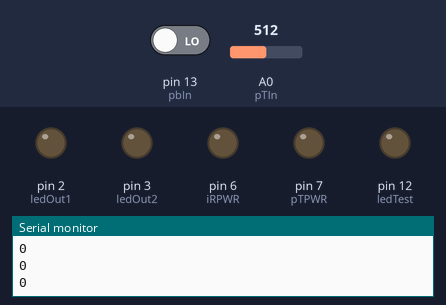
Bench run of a sketch on a simulated Arduino Nano, built with avr-gcc and run on an emulated ATmega328P. Shown: output pins drawn as LEDs (lit = HIGH), the last lines printed to the serial monitor. The inputs (shaded band) are chosen by the test bench; at power-on: A0 (pTIn) = 512, pin 13 (pbIn) LOW. Sleep ends after the set time or at an interrupt.

Above: at 1.2 s.
1.3 s: A0 (pTIn) set to 716
At 2.1 s:
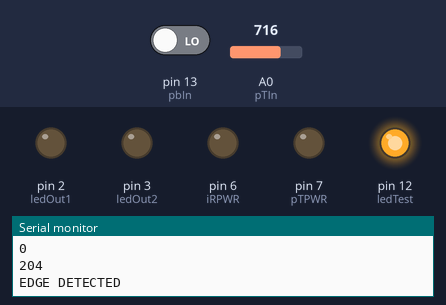
3.8 s: pin 13 (pbIn) driven HIGH
At 5.1 s:
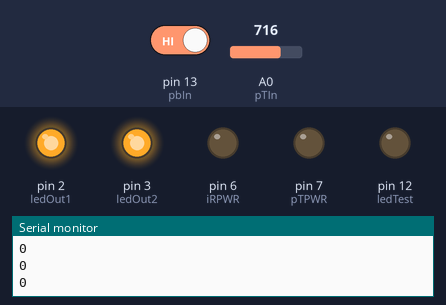
5.4 s: pin 13 (pbIn) driven LOW
At 6.8 s:
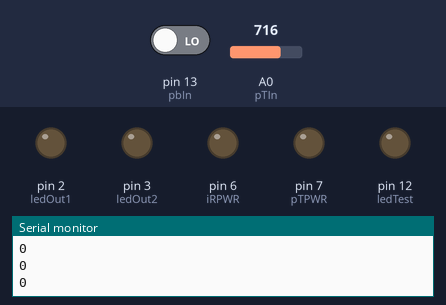
Timing chart, 0 to 8.4 s (numbered marks = the images above; inputs shaded):
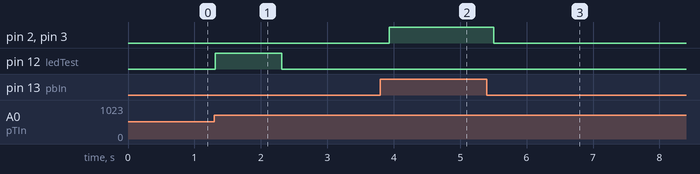

The sketch:

dreamer.ino
```cpp
/*

Lucid Dreamer for Arduino Nano

2015/07/06

This program contains the code for a lucid dream inducer when the correct
equipment is connected to the Arduino Nano (or possibly other Arduino boards).

This program reads the input of phototransitor and detects any significant
change. Such changes (edges) are classified as a rapid eye movement, which
this program will track. If the number of movements reachers a certain threshold,
it is determined that the user is in REM sleep, so two LEDs (one per eye) will
be flashed at repeated intervals for a number of times.

The Arduino contains a reset button to restart the program. A pushbutton is
connected to test the eye LED functionality, as I found occasionally that the
LEDs had issues lighting up.

Originally, a test mode was implemented so that the user can verify eye movement
detections, but such a mode is deprecated with the Arduino. An output pin can be
used for test regardless of whether an LED is connected or not. "Enabling" test
mode then simply becomes connecting an LED to the designed test mode pin.

*/

/*
To save power, a timer is implemented in this solution. The timer is set up for 0.26 s.
I found that keeping everything on overnight at the Arduino clock frequency of 16 Hz
drained two 3.3V batteries way too quickly.

According to:
http://www.brown.edu/Departments/Engineering/Courses/122JDD/Lcturs/sacc05.html
Saccades happen at about 3 Hz, so arranging the timer to make ~4 Hz measurements seems
like a good idea.

For more detail on the timer, see:
http://donalmorrissey.blogspot.hk/2011/11/sleeping-arduino-part-4-wake-up-via.html
*/

/*
 * For the Arduino Nano, it looks like the output pin numbers are equal to
 * the target digital pin. IE:
 *  1 = D1
 *  2 = D2
 *  3 = D3
 *  ...
 *  12 = D12
 */

#include <avr/sleep.h>
#include <avr/power.h>

// Minutes for the reset threshold timer
const unsigned long RESET_THRESH_MIN = 10;
const unsigned long SEC_PER_MIN = 60;

// # eye movement counts before initiating blink sequence
const unsigned int EDGE_THRESHOLD = 20;
// 1 s sleep, so we can count the number of sleeps without a detection
const unsigned long RESET_THRESHOLD = RESET_THRESH_MIN * SEC_PER_MIN;
// Arbitrary sensitivity, obtained through trial and error
const unsigned int DETECT_THRESHOLD = 7;
// For testing
//const unsigned int DETECT_THRESHOLD = 1500;
// # of blink cycles to go through
const unsigned int BLINK_CYCLES = 100;

// ~0.1 s and ~0.2 s delays
const unsigned int SHORT_DELAY = 1000;
const unsigned int LONG_DELAY = 2000;

const int pTIn = A0;      // Phototransitor input pin
const int pbIn = 13;      // D13, input for pushbutton reset

const int ledOut1 = 2;    // D2, output for one eye LED
const int ledOut2 = 3;    // D3, output for other eye LED
const int ledTest = 12;   // D12, output for one eye LED

const int iRPWR = 6;      // D6, output power for IR LED
const int pTPWR = 7;      // D7, output power for PT

unsigned int edges = 0;   // # eye movement counts
// Counter used to reset edges if it hits the threshold without any edge detections
// Since there is a sleep of 1 s every loop, we can use this easily to get the minute
// value for the threshold
volatile unsigned long resetCount = 0;

int ptVal;
int ptValLast;
int ptDiff;
int pbState;
int pbStateLast;

volatile int f_timer=0;

/***************************************************
 *  Name:        ISR(TIMER1_OVF_vect)
 *
 *  Returns:     Nothing.
 *
 *  Parameters:  None.
 *
 *  Description: Timer1 Overflow interrupt.
 *
 ***************************************************/
ISR(TIMER1_OVF_vect)
{
  /* set the flag. */
   if (f_timer == 0)
   {
     f_timer = 1;
   }
}


/***************************************************
 *  Name:        enterSleep
 *
 *  Returns:     Nothing.
 *
 *  Parameters:  None.
 *
 *  Description: Enters the arduino into sleep mode.
 *
 ***************************************************/
void enterSleep(void)
{
  set_sleep_mode(SLEEP_MODE_IDLE);

  sleep_enable();


  /* Disable all of the unused peripherals. This will reduce power
   * consumption further and, more importantly, some of these
   * peripherals may generate interrupts that will wake our Arduino from
   * sleep!
   */
  power_adc_disable();
  power_spi_disable();
  power_timer0_disable();
  power_timer2_disable();
  power_twi_disable();

  /* Now enter sleep mode. */
  sleep_mode();

  /* The program will continue from here after the timer timeout*/
  sleep_disable(); /* First thing to do is disable sleep. */

  /* Re-enable the peripherals. */
  power_all_enable();
}

void setup()
{
  // Outputs
  pinMode(ledOut1, OUTPUT);
  pinMode(ledOut2, OUTPUT);
  pinMode(ledTest, OUTPUT);

  pinMode(iRPWR, OUTPUT);
  pinMode(pTPWR, OUTPUT);

  // Inputs
  pinMode(pbIn, INPUT);

  // Initialization
  ptVal = analogRead(pTIn);
  ptValLast = ptVal;
  pbState = digitalRead(pbIn);
  pbStateLast = pbState;

  // Turn on IR and PT
  // For some reason, LOW turns power on instead of HIGH
  digitalWrite(iRPWR, LOW);
  digitalWrite(pTPWR, LOW);

  Serial.begin(9600);

  /* Normal timer operation.*/
  TCCR1A = 0x00;

  /* Timeout period formula:
   *  Timeout = [(1/16) * prescaler * 2^(# bit timer avail)] / 10^6, in s
   *
   * In this case, using Counter1, we have 16 bits available
   */

  /* Clear the timer counter register.
   * You can pre-load this register with a value in order to
   * reduce the timeout period
   */
  TCNT1 = 0x0000;

  /* Configure the prescaler for 1:64, giving us a
   * timeout of ~0.26 seconds
   *
   * Prescaler is the second value in the pair
   *
   * Prescaler possible values:  1:1, 1:8, 1:64, 1:256, 1:1024
   */
  TCCR1B = 0x03;

  /* Enable the timer overlow interrupt. */
  TIMSK1 = 0x01;
}

/***
 * Use of delay in this function is intentional. During a blink sequence, no
 * reading of the phototransitor should be done.
 */
void loop()
{
  if (f_timer == 1)
  {
    f_timer = 0;
    // Read ADC
    ptVal = analogRead(pTIn);
    ptDiff = abs(ptVal - ptValLast);

    pbStateLast = pbState;
  //  Serial.println("Phototrans val: " + String(ptVal));
    Serial.println(String(ptDiff));

    // Edge detected
    if (ptDiff >= DETECT_THRESHOLD && (pbState == LOW && pbStateLast == LOW))
    {
      Serial.println("EDGE DETECTED");
      digitalWrite(ledTest, HIGH);
      delay(SHORT_DELAY);
      digitalWrite(ledTest, LOW);
      edges++;
      Serial.println("Edges: " + String(edges) + "/" + String(EDGE_THRESHOLD));

      if (edges == EDGE_THRESHOLD)
      {
  //      Serial.println("EDGE THRESHOLD REACHED");
        // Turn off power for IR and PT to save energy
        // Again, HIGH means turn power off for some bizarre reason
        digitalWrite(iRPWR, HIGH);
        digitalWrite(pTPWR, HIGH);

        // Enter blink sequence
        for (int i = 0; i < BLINK_CYCLES; ++i)
        {
          digitalWrite(ledOut1, HIGH);
          digitalWrite(ledOut2, HIGH);
          delay(LONG_DELAY);
          digitalWrite(ledOut1, LOW);
          digitalWrite(ledOut2, LOW);
          delay(LONG_DELAY);
        }
        // Reset variables
        edges = 0;
        digitalWrite(iRPWR, LOW);
        digitalWrite(pTPWR, LOW);
      }
      resetCount = 0;
    }

    // No edge detected
    ptValLast = ptVal;
    if (++resetCount == RESET_THRESHOLD)
    {
//      Serial.println("RESET THRESHOLD");
      edges = 0;
      resetCount = 0;
    }

    // Check pushbutton for eye LED test
    pbState = digitalRead(pbIn);
    if (pbState == HIGH)
    {
  //    Serial.println("PUSHBUTTON DOWN");
      digitalWrite(ledOut1, HIGH);
      digitalWrite(ledOut2, HIGH);
      resetCount = 0;
    }
    else
    {
      digitalWrite(ledOut1, LOW);
      digitalWrite(ledOut2, LOW);
    }

//    Serial.println("Entering sleep");
    /* Enter sleep to conserve power */
    enterSleep();
  }
}
```

Measured:
- after the input at 1.3 s, pin 12 (ledTest): LOW → HIGH at once, → LOW 1.0 s later
- after the input at 3.8 s, pin 2 (ledOut1), pin 3 (ledOut2): LOW → HIGH after 0.13 s
- after the input at 5.4 s, pin 2 (ledOut1), pin 3 (ledOut2): HIGH → LOW after 0.11 s
